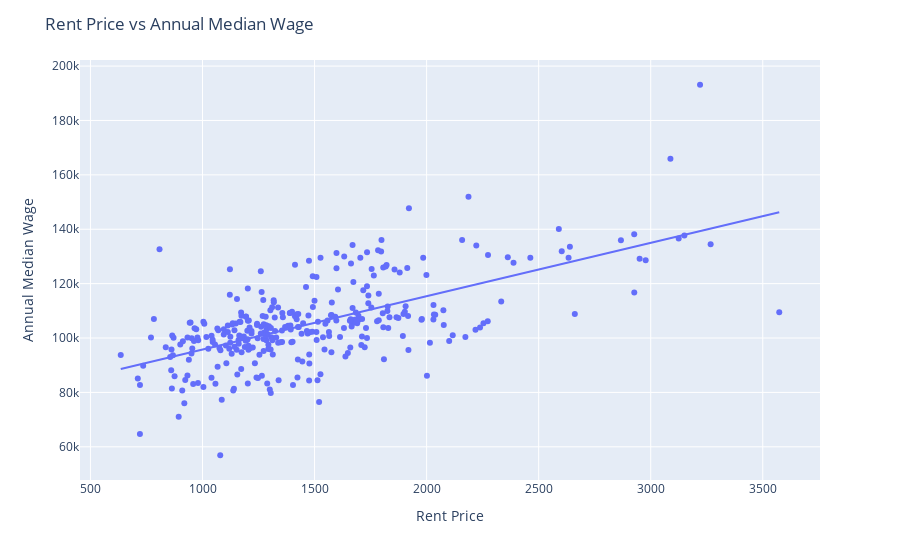

Source (notebook cell):
### Markdown cell above
Linear Regression comparison between salary and rent.

### Code cell
import plotly.express as px
import pandas as pd

df = pd.read_csv("./data/clean_data.csv")

df['Annual median wage(2)'] = df['Annual median wage(2)'].astype(float)
df['Rent 2022-05-31'] = df['2022-05-31']
df['CityName'] = df['city'] + ', ' + df['state_id']


data = {
    'City': df['CityName'],
    'Rent_Price': df['Rent 2022-05-31'],
    'Annual Median Wage': df['Annual median wage(2)'],
}

new_df = pd.DataFrame(data, columns=['City', 'Rent_Price', 'Annual Median Wage'])

fig = px.scatter(new_df, x="Rent_Price", y="Annual Median Wage", hover_data=['City'], trendline="ols")

fig.update_layout(
    title="Rent Price vs Annual Median Wage",
    xaxis_title="Rent Price",
    yaxis_title="Annual Median Wage",
)

fig.show()

### Figure 1 — Plotly figure (JSON) as saved in the notebook; plotly's stock layout.template omitted (floating-point values rounded to 4 significant figures; data arrays with more than 128 entries replaced by an {"elided": "..."} marker saying what was removed)
{"data": [{"customdata": {"elided": "321x1 str values"}, "hovertemplate": "Rent_Price=%{x}<br>Annual Median Wage=%{y}<br>City=%{customdata[0]}<extra></extra>", "legendgroup": "", "marker": {"color": "#636efa", "symbol": "circle"}, "mode": "markers", "name": "", "orientation": "v", "showlegend": false, "type": "scatter", "x": {"elided": "321 float values"}, "xaxis": "x", "y": {"elided": "321 int values"}, "yaxis": "y"}, {"hovertemplate": "<b>OLS trendline</b><br>Annual Median Wage = 19.6135 * Rent_Price + 76131.2<br>R<sup>2</sup>=0.400937<br><br>Rent_Price=%{x}<br>Annual Median Wage=%{y} <b>(trend)</b><extra></extra>", "legendgroup": "", "marker": {"color": "#636efa", "symbol": "circle"}, "mode": "lines", "name": "", "showlegend": false, "type": "scatter", "x": {"elided": "321 float values"}, "xaxis": "x", "y": {"elided": "321 float values"}, "yaxis": "y"}], "layout": {"legend": {"tracegroupgap": 0}, "margin": {"t": 60}, "title": {"text": "Rent Price vs Annual Median Wage"}, "xaxis": {"anchor": "y", "domain": [0, 1], "title": {"text": "Rent Price"}}, "yaxis": {"anchor": "x", "domain": [0, 1], "title": {"text": "Annual Median Wage"}}}}
